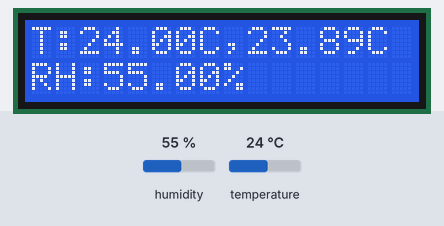
Bench run of a sketch on a simulated Arduino Uno, built with avr-gcc and run on an emulated ATmega328P. Parts: 16×2 character LCD. The test bench sets the inputs (shaded band); at power-on: humidity 55 %, temperature 24 °C.

Above: at 2.6 s.
2.7 s: humidity set to 22 %
At 9.9 s:
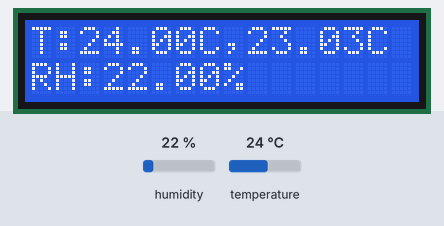
15.6 s: temperature set to 12 °C
At 17.6 s:
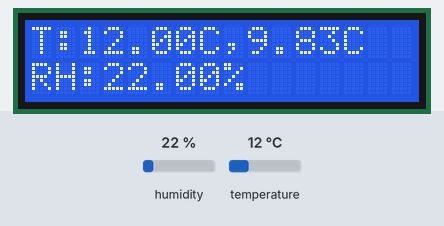
23.6 s: humidity set to 40 %
At 30.6 s:
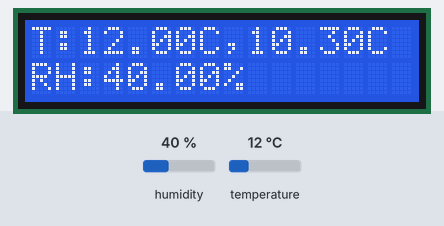
36.7 s: temperature set to 19 °C
At 38.3 s:
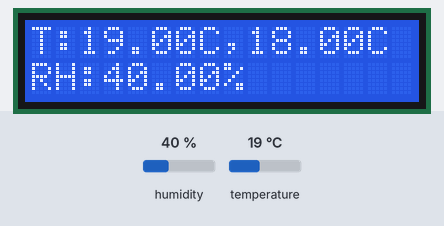
Timing chart, 0 to 39.8 s (numbered marks = the images above; inputs shaded):
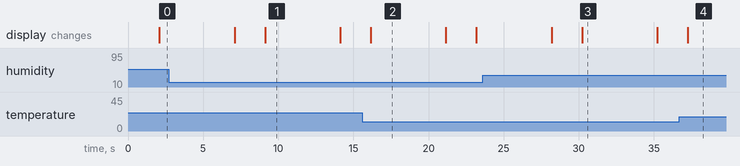

The sketch:

DHT_displayLCD.ino
```cpp
#include <DHT.h>
#include <LCD_I2C.h>

#define DHTPIN 2    // Digital pin connected to the DHT sensor
#define DHTTYPE DHT22
LCD_I2C lcd(0x27);  // Default address of most PCF8574 modules, change accordingly

// Initialize DHT sensor
DHT dht(DHTPIN, DHTTYPE);

void setup() {

  Serial.begin(9600);
  dht.begin();

  lcd.begin(); // If you are using more I2C devices using the Wire library use lcd.begin(false)
  // this stop the library(LCD_I2C) from calling Wire.begin()
  lcd.backlight();


}

void loop() {
  // Wait a few seconds between measurements.
  delay(2000);

  // Reading temperature or humidity takes about 250 milliseconds!
  // Sensor readings may also be up to 2 seconds 'old' (its a very slow sensor)
  float h = dht.readHumidity();
  // Read temperature as Celsius (the default)
  float t = dht.readTemperature();
  // Read temperature as Fahrenheit (isFahrenheit = true)
  float f = dht.readTemperature(true);

  // Check if any reads failed and exit early (to try again).
  if (isnan(h) || isnan(t) || isnan(f)) {
    Serial.println(F("Failed to read from DHT sensor!"));
    return;
  }

  // Compute heat index in Fahrenheit (the default)
  float hif = dht.computeHeatIndex(f, h);
  // Compute heat index in Celsius (isFahreheit = false)
  float hic = dht.computeHeatIndex(t, h, false);

  //Serial.print(F("Humidity: "));
  //Serial.print(h);
  //Serial.print(F("%  Temperature: "));
  //Serial.print(t);
  //Serial.print(F("°C "));
  //Serial.print(f);
  //Serial.print(F("°F  Heat index: "));
  //Serial.print(hic);
  //Serial.print(F("°C "));
  //Serial.print(hif);
  //Serial.println(F("°F"));

  lcd.print(F("T:"));
  lcd.print(t);
  lcd.print(F("C,"));
  lcd.print(hic);
  lcd.print(F("C"));
  //lcd.print(f);
  //lcd.print("F");
  lcd.setCursor(0,1);
  lcd.print(F("RH:"));
  lcd.print(h);
  lcd.print(F("%"));
  //lcd.print(F("HI:"));


  delay(5000);
  lcd.clear();
  //delay(1000);
  //lcd.setCursor(2, 1);
}
```

Measured:
- after the input at 2.7 s, the display: first differs from a run without the input after 6.4 s (image 1)
- after the input at 15.6 s, the display: changes after 0.56 s (image 2)
- after the input at 23.6 s, the display: first differs from a run without the input after 6.6 s (image 3)
- after the input at 36.7 s, the display: changes after 0.55 s (image 4)
- what the display in image 1 shows lasts 5.0 s, from 9.1 s to 14.1 s
